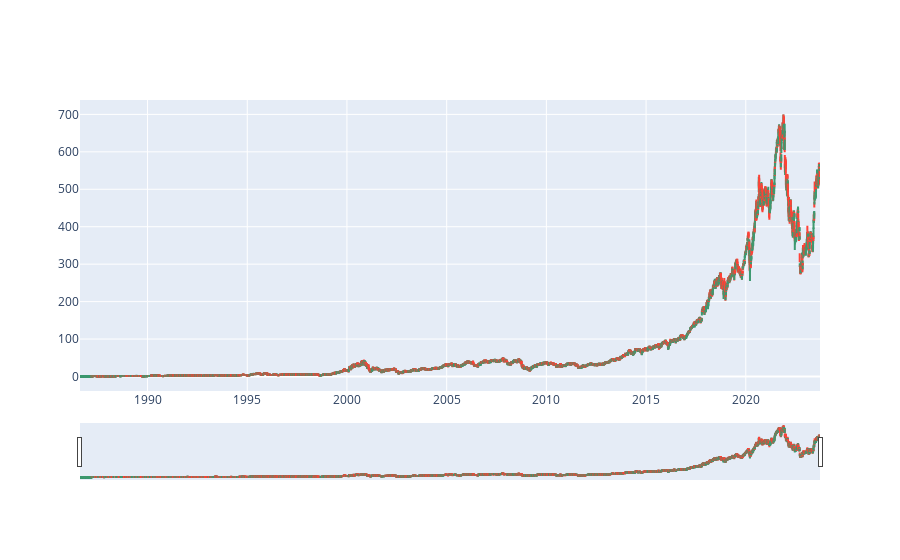

The notebook cell saved with this chart:
### Code cell
plot_candle_stick(df)

### Figure 1 — Plotly figure (JSON) as saved in the notebook; plotly's stock layout.template omitted (floating-point values rounded to 4 significant figures; data arrays with more than 128 entries replaced by an {"elided": "..."} marker saying what was removed)
{"data": [{"close": {"elided": "9352 float values"}, "high": {"elided": "9352 float values"}, "low": {"elided": "9352 float values"}, "open": {"elided": "9352 float values"}, "type": "candlestick", "x": {"elided": "9352 str values"}}], "layout": {}}
